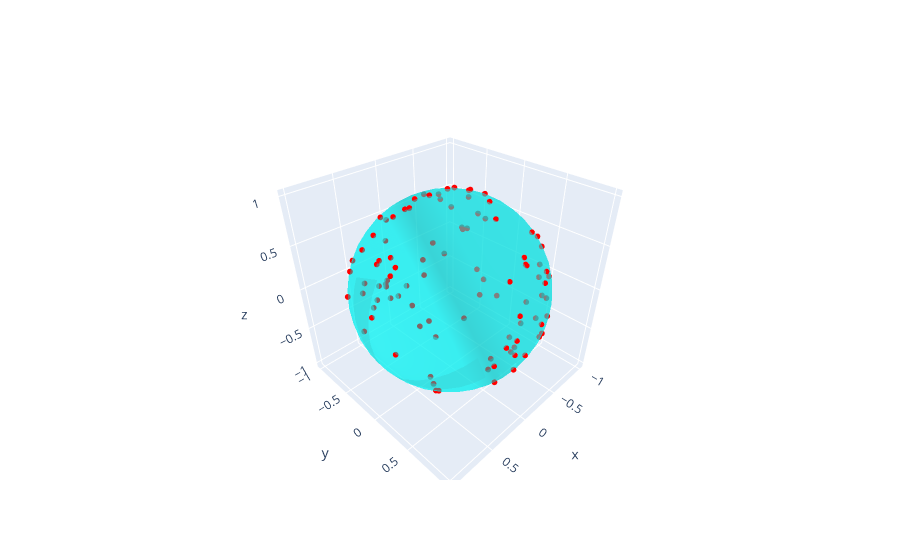

Source (notebook cell):
### Code cell
# Distance fields
# Generate some sample points
def samples_uniform(n):
    # Generating z coordinates with radius = 1
    z = np.random.uniform(-1,1,n)

    # Generating azimuthal angles
    phi = np.random.uniform(0,2*math.pi,n)

    # Generating x and y coordinates
    x = np.sqrt(1-z**2)*np.cos(phi)
    y = np.sqrt(1-z**2)*np.sin(phi)
    samples = np.array([x,y,z]).T
    return samples

points = samples_uniform(100)

x, y, z = vertices.T
i, j, k = faces.T

fig = go.Figure(data=[go.Mesh3d(x=x, y=y, z=z, i=i, j=j, k=k, color='cyan', opacity=0.50)])
fig.add_trace(go.Scatter3d(x=points[:,0], y=points[:,1], z=points[:,2], mode='markers', marker=dict(size=2, color='red')))
fig.show()
